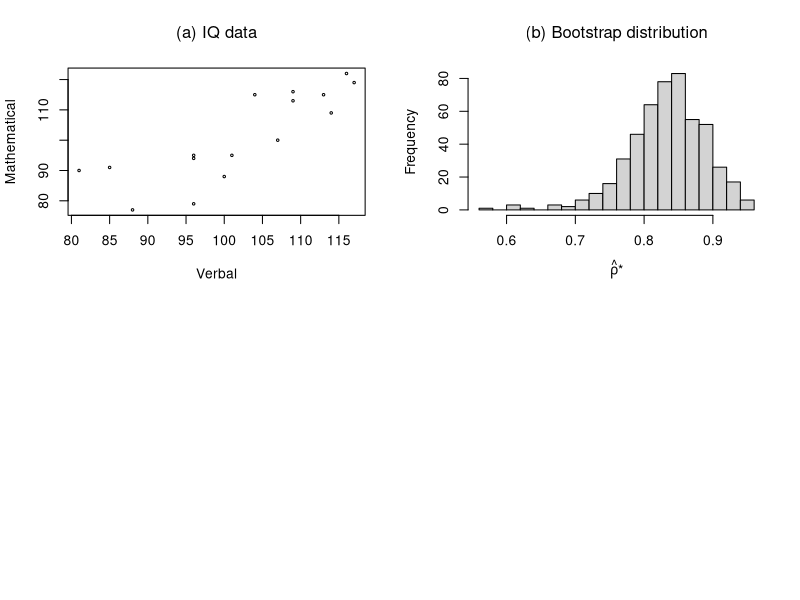

Write the R code that produced this figure.
# Example 5.5

x<- c(109,  88,  96,  96, 109, 116, 114,  96,
     85, 100, 113, 117, 107, 104, 101,  81)
y<- c(116, 77,  95,  79, 113, 122, 109,  94,
     91,  88, 115, 119, 100, 115,  95,  90)
n<- length(x)
.Random.seed<- c(0,1900,90,1)

par(mfrow=c(2,2))
plot(x,y,xlab='Verbal',ylab='Mathematical',type='n')
points(x,y,cex=.4)
title(expression('(a) IQ data'))

M1<- NULL
nb<-  500
for (i in 1:nb){
  id <- sample(1:n,replace=T)
    x1 <- x[id]; y1<- y[id]
    M1 <- c(M1,cor(x1,y1))
}

hist(M1,
     nclass=20,
     xlab=expression(paste(hat(rho),'*')),
     main='')
title(expression('(b) Bootstrap distribution'))
